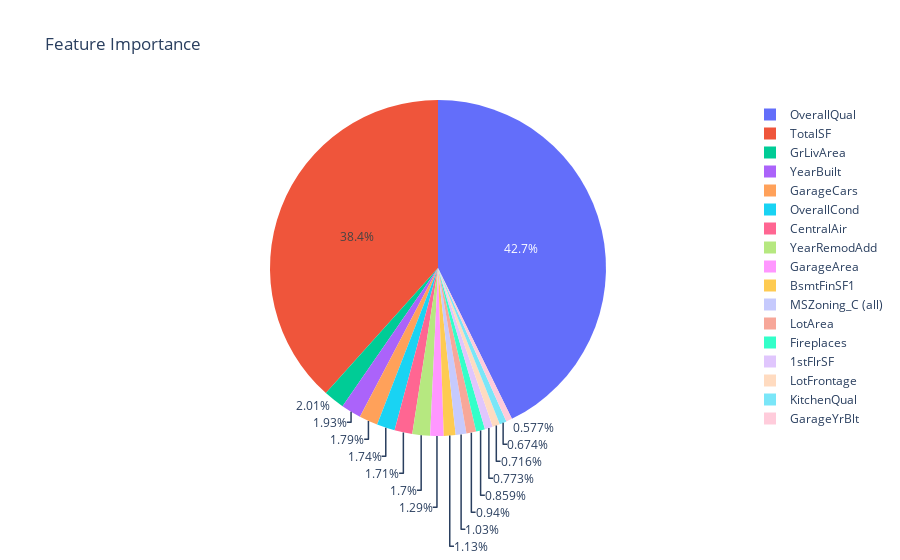

This figure's notebook cell:
### Code cell
fig.show()

### Figure 1 — Plotly figure (JSON) as saved in the notebook; plotly's stock layout.template omitted (floating-point values rounded to 4 significant figures)
{"data": [{"domain": {"x": [0, 1], "y": [0, 1]}, "hovertemplate": "label=%{label}<br>value=%{value}<extra></extra>", "labels": ["GarageYrBlt", "KitchenQual", "LotFrontage", "1stFlrSF", "Fireplaces", "LotArea", "MSZoning_C (all)", "BsmtFinSF1", "GarageArea", "YearRemodAdd", "CentralAir", "OverallCond", "GarageCars", "YearBuilt", "GrLivArea", "TotalSF", "OverallQual"], "legendgroup": "", "name": "", "showlegend": true, "type": "pie", "values": [0.005302, 0.006195, 0.006577, 0.007102, 0.007896, 0.008633, 0.00946, 0.01041, 0.01189, 0.01565, 0.01574, 0.01597, 0.01645, 0.01774, 0.01844, 0.3525, 0.3928]}], "layout": {"legend": {"tracegroupgap": 0}, "title": {"text": "Feature Importance"}}}
